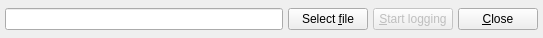
<?xml version="1.0" encoding="UTF-8"?>
<ui version="4.0">
 <class>LogfilePanel</class>
 <widget class="QFrame" name="LogfilePanel">
  <property name="geometry">
   <rect>
    <x>0</x>
    <y>0</y>
    <width>543</width>
    <height>38</height>
   </rect>
  </property>
  <property name="windowTitle">
   <string notr="true"/>
  </property>
  <property name="frameShape">
   <enum>QFrame::NoFrame</enum>
  </property>
  <property name="frameShadow">
   <enum>QFrame::Plain</enum>
  </property>
  <layout class="QHBoxLayout" name="horizontalLayout">
   <property name="spacing">
    <number>5</number>
   </property>
   <property name="leftMargin">
    <number>5</number>
   </property>
   <property name="topMargin">
    <number>5</number>
   </property>
   <property name="rightMargin">
    <number>5</number>
   </property>
   <property name="bottomMargin">
    <number>5</number>
   </property>
   <item>
    <widget class="QLineEdit" name="editFileName"/>
   </item>
   <item>
    <widget class="QPushButton" name="btnSelect">
     <property name="text">
      <string>Select &amp;file</string>
     </property>
    </widget>
   </item>
   <item>
    <widget class="QPushButton" name="btnStart">
     <property name="enabled">
      <bool>false</bool>
     </property>
     <property name="text">
      <string>&amp;Start logging</string>
     </property>
    </widget>
   </item>
   <item>
    <widget class="QPushButton" name="btnClose">
     <property name="text">
      <string>&amp;Close</string>
     </property>
    </widget>
   </item>
  </layout>
 </widget>
 <resources/>
 <connections>
  <connection>
   <sender>btnSelect</sender>
   <signal>clicked()</signal>
   <receiver>LogfilePanel</receiver>
   <slot>showFileDialog()</slot>
   <hints>
    <hint type="sourcelabel">
     <x>310</x>
     <y>16</y>
    </hint>
    <hint type="destinationlabel">
     <x>223</x>
     <y>16</y>
    </hint>
   </hints>
  </connection>
  <connection>
   <sender>btnClose</sender>
   <signal>clicked()</signal>
   <receiver>LogfilePanel</receiver>
   <slot>hide()</slot>
   <hints>
    <hint type="sourcelabel">
     <x>401</x>
     <y>16</y>
    </hint>
    <hint type="destinationlabel">
     <x>223</x>
     <y>16</y>
    </hint>
   </hints>
  </connection>
  <connection>
   <sender>editFileName</sender>
   <signal>textChanged(QString)</signal>
   <receiver>LogfilePanel</receiver>
   <slot>onFileNameChanged(QString)</slot>
   <hints>
    <hint type="sourcelabel">
     <x>92</x>
     <y>16</y>
    </hint>
    <hint type="destinationlabel">
     <x>223</x>
     <y>16</y>
    </hint>
   </hints>
  </connection>
  <connection>
   <sender>btnStart</sender>
   <signal>clicked()</signal>
   <receiver>LogfilePanel</receiver>
   <slot>onStartButtonClicked()</slot>
   <hints>
    <hint type="sourcelabel">
     <x>313</x>
     <y>16</y>
    </hint>
    <hint type="destinationlabel">
     <x>223</x>
     <y>16</y>
    </hint>
   </hints>
  </connection>
 </connections>
 <slots>
  <slot>showFileDialog()</slot>
  <slot>onFileNameChanged(QString)</slot>
  <slot>onStartButtonClicked()</slot>
 </slots>
</ui>
